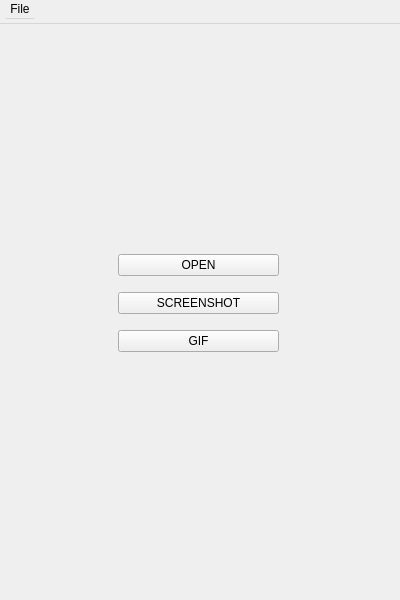
<?xml version="1.0" encoding="UTF-8"?>
<ui version="4.0">
 <class>View</class>
 <widget class="QMainWindow" name="View">
  <property name="windowModality">
   <enum>Qt::NonModal</enum>
  </property>
  <property name="geometry">
   <rect>
    <x>0</x>
    <y>0</y>
    <width>400</width>
    <height>600</height>
   </rect>
  </property>
  <property name="sizePolicy">
   <sizepolicy hsizetype="Fixed" vsizetype="Fixed">
    <horstretch>0</horstretch>
    <verstretch>0</verstretch>
   </sizepolicy>
  </property>
  <property name="minimumSize">
   <size>
    <width>400</width>
    <height>600</height>
   </size>
  </property>
  <property name="maximumSize">
   <size>
    <width>400</width>
    <height>600</height>
   </size>
  </property>
  <property name="windowTitle">
   <string>View</string>
  </property>
  <widget class="QWidget" name="centralwidget">
   <property name="sizePolicy">
    <sizepolicy hsizetype="Fixed" vsizetype="Fixed">
     <horstretch>0</horstretch>
     <verstretch>0</verstretch>
    </sizepolicy>
   </property>
   <property name="minimumSize">
    <size>
     <width>400</width>
     <height>576</height>
    </size>
   </property>
   <property name="maximumSize">
    <size>
     <width>400</width>
     <height>600</height>
    </size>
   </property>
   <widget class="QWidget" name="verticalLayoutWidget">
    <property name="geometry">
     <rect>
      <x>118</x>
      <y>220</y>
      <width>161</width>
      <height>120</height>
     </rect>
    </property>
    <layout class="QVBoxLayout" name="verticalLayout">
     <item>
      <widget class="QPushButton" name="openButton">
       <property name="text">
        <string>OPEN</string>
       </property>
      </widget>
     </item>
     <item>
      <widget class="QPushButton" name="scrnshotButton">
       <property name="text">
        <string>SCREENSHOT</string>
       </property>
      </widget>
     </item>
     <item>
      <widget class="QPushButton" name="gifButton">
       <property name="text">
        <string>GIF</string>
       </property>
      </widget>
     </item>
    </layout>
   </widget>
  </widget>
  <widget class="QMenuBar" name="menubar">
   <property name="geometry">
    <rect>
     <x>0</x>
     <y>0</y>
     <width>800</width>
     <height>24</height>
    </rect>
   </property>
   <property name="sizePolicy">
    <sizepolicy hsizetype="MinimumExpanding" vsizetype="Expanding">
     <horstretch>0</horstretch>
     <verstretch>0</verstretch>
    </sizepolicy>
   </property>
   <property name="minimumSize">
    <size>
     <width>800</width>
     <height>24</height>
    </size>
   </property>
   <property name="maximumSize">
    <size>
     <width>1920</width>
     <height>24</height>
    </size>
   </property>
   <property name="font">
    <font>
     <bold>false</bold>
    </font>
   </property>
   <property name="defaultUp">
    <bool>false</bool>
   </property>
   <property name="nativeMenuBar">
    <bool>true</bool>
   </property>
   <widget class="QMenu" name="menuFile">
    <property name="title">
     <string>File</string>
    </property>
    <addaction name="actionOpen"/>
    <addaction name="actionSave"/>
   </widget>
   <addaction name="menuFile"/>
  </widget>
  <action name="actionOpen">
   <property name="text">
    <string>Open</string>
   </property>
   <property name="shortcut">
    <string>Ctrl+O</string>
   </property>
  </action>
  <action name="actionSave">
   <property name="text">
    <string>Save</string>
   </property>
   <property name="shortcut">
    <string>Ctrl+S</string>
   </property>
  </action>
 </widget>
 <resources/>
 <connections/>
</ui>
